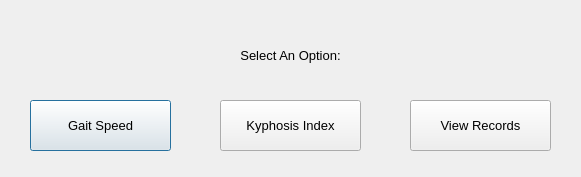
<?xml version="1.0" encoding="UTF-8"?>
<ui version="4.0">
 <class>Dialog</class>
 <widget class="QDialog" name="Dialog">
  <property name="geometry">
   <rect>
    <x>0</x>
    <y>0</y>
    <width>581</width>
    <height>177</height>
   </rect>
  </property>
  <property name="windowTitle">
   <string>Program Selection</string>
  </property>
  <widget class="QLabel" name="label">
   <property name="geometry">
    <rect>
     <x>20</x>
     <y>30</y>
     <width>541</width>
     <height>51</height>
    </rect>
   </property>
   <property name="font">
    <font>
     <pointsize>10</pointsize>
    </font>
   </property>
   <property name="text">
    <string>Select An Option:</string>
   </property>
   <property name="alignment">
    <set>Qt::AlignCenter</set>
   </property>
   <property name="wordWrap">
    <bool>true</bool>
   </property>
  </widget>
  <widget class="QPushButton" name="pushButton">
   <property name="geometry">
    <rect>
     <x>30</x>
     <y>100</y>
     <width>141</width>
     <height>51</height>
    </rect>
   </property>
   <property name="font">
    <font>
     <pointsize>10</pointsize>
    </font>
   </property>
   <property name="text">
    <string>Gait Speed</string>
   </property>
  </widget>
  <widget class="QPushButton" name="pushButton_2">
   <property name="geometry">
    <rect>
     <x>220</x>
     <y>100</y>
     <width>141</width>
     <height>51</height>
    </rect>
   </property>
   <property name="font">
    <font>
     <pointsize>10</pointsize>
    </font>
   </property>
   <property name="text">
    <string>Kyphosis Index</string>
   </property>
  </widget>
  <widget class="QPushButton" name="pushButton_3">
   <property name="geometry">
    <rect>
     <x>410</x>
     <y>100</y>
     <width>141</width>
     <height>51</height>
    </rect>
   </property>
   <property name="font">
    <font>
     <pointsize>10</pointsize>
    </font>
   </property>
   <property name="text">
    <string>View Records</string>
   </property>
  </widget>
 </widget>
 <resources/>
 <connections/>
</ui>
